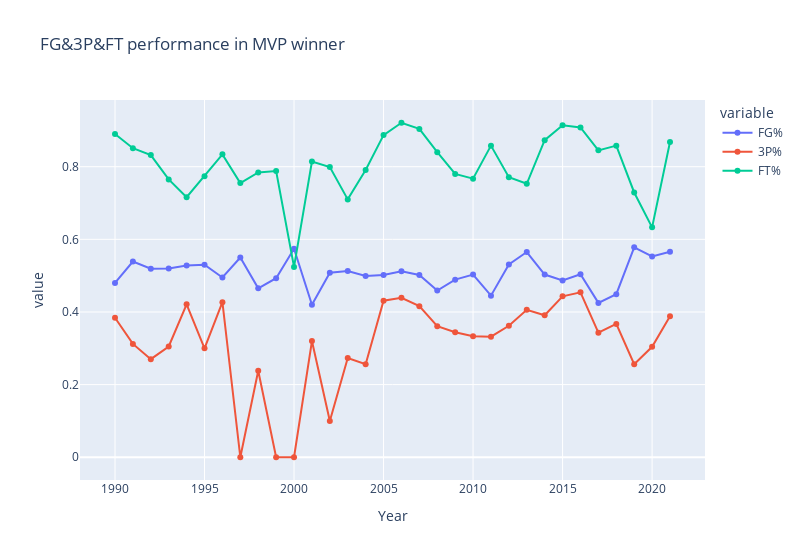

Notebook code cell kept with this figure:
### Code cell
fig = px.line(mvp_winner, x="Year", y=['FG%','3P%','FT%'], title='FG&3P&FT performance in MVP winner',markers=True,width=800)
fig.show()

### Figure 1 — Plotly figure (JSON) as saved in the notebook; plotly's stock layout.template omitted (floating-point values rounded to 4 significant figures)
{"data": [{"hovertemplate": "variable=FG%<br>Year=%{x}<br>value=%{y}<extra></extra>", "legendgroup": "FG%", "line": {"color": "#636efa", "dash": "solid"}, "marker": {"symbol": "circle"}, "mode": "markers+lines", "name": "FG%", "orientation": "v", "showlegend": true, "type": "scatter", "x": [1990, 1991, 1992, 1993, 1994, 1995, 1996, 1997, 1998, 1999, 2000, 2001, 2002, 2003, 2004, 2005, 2006, 2007, 2008, 2009, 2010, 2011, 2012, 2013, 2014, 2015, 2016, 2017, 2018, 2019, 2020, 2021], "xaxis": "x", "y": [0.48, 0.539, 0.519, 0.52, 0.528, 0.53, 0.495, 0.55, 0.465, 0.493, 0.574, 0.42, 0.508, 0.513, 0.499, 0.502, 0.512, 0.502, 0.459, 0.489, 0.503, 0.445, 0.531, 0.565, 0.503, 0.487, 0.504, 0.425, 0.449, 0.578, 0.553, 0.566], "yaxis": "y"}, {"hovertemplate": "variable=3P%<br>Year=%{x}<br>value=%{y}<extra></extra>", "legendgroup": "3P%", "line": {"color": "#EF553B", "dash": "solid"}, "marker": {"symbol": "circle"}, "mode": "markers+lines", "name": "3P%", "orientation": "v", "showlegend": true, "type": "scatter", "x": [1990, 1991, 1992, 1993, 1994, 1995, 1996, 1997, 1998, 1999, 2000, 2001, 2002, 2003, 2004, 2005, 2006, 2007, 2008, 2009, 2010, 2011, 2012, 2013, 2014, 2015, 2016, 2017, 2018, 2019, 2020, 2021], "xaxis": "x", "y": [0.384, 0.312, 0.27, 0.305, 0.421, 0.3, 0.427, 0, 0.238, 0, 0, 0.32, 0.1, 0.273, 0.256, 0.431, 0.439, 0.416, 0.361, 0.344, 0.333, 0.332, 0.362, 0.406, 0.391, 0.443, 0.454, 0.343, 0.367, 0.256, 0.304, 0.388], "yaxis": "y"}, {"hovertemplate": "variable=FT%<br>Year=%{x}<br>value=%{y}<extra></extra>", "legendgroup": "FT%", "line": {"color": "#00cc96", "dash": "solid"}, "marker": {"symbol": "circle"}, "mode": "markers+lines", "name": "FT%", "orientation": "v", "showlegend": true, "type": "scatter", "x": [1990, 1991, 1992, 1993, 1994, 1995, 1996, 1997, 1998, 1999, 2000, 2001, 2002, 2003, 2004, 2005, 2006, 2007, 2008, 2009, 2010, 2011, 2012, 2013, 2014, 2015, 2016, 2017, 2018, 2019, 2020, 2021], "xaxis": "x", "y": [0.89, 0.851, 0.832, 0.765, 0.716, 0.774, 0.834, 0.755, 0.784, 0.788, 0.524, 0.814, 0.799, 0.71, 0.791, 0.887, 0.921, 0.904, 0.84, 0.78, 0.767, 0.858, 0.771, 0.753, 0.873, 0.914, 0.908, 0.845, 0.858, 0.729, 0.633, 0.868], "yaxis": "y"}], "layout": {"legend": {"title": {"text": "variable"}, "tracegroupgap": 0}, "title": {"text": "FG&3P&FT performance in MVP winner"}, "width": 800, "xaxis": {"anchor": "y", "domain": [0, 1], "title": {"text": "Year"}}, "yaxis": {"anchor": "x", "domain": [0, 1], "title": {"text": "value"}}}}
